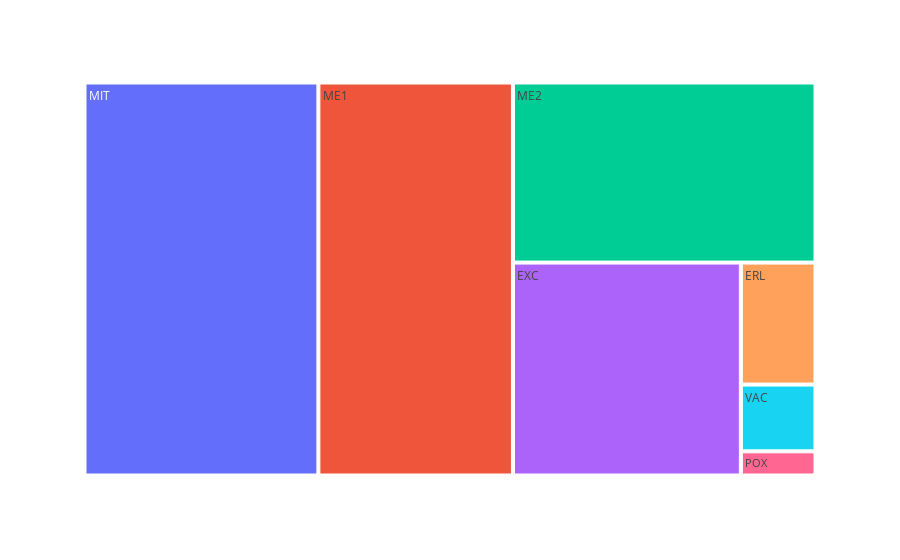

Notebook source saved alongside this figure:
### Code cell
px.treemap(df_x, path=['class_protein_localization'], values='PC1')

### Figure 1 — Plotly figure (JSON) as saved in the notebook; plotly's stock layout.template omitted (floating-point values rounded to 4 significant figures)
{"data": [{"branchvalues": "total", "domain": {"x": [0, 1], "y": [0, 1]}, "hovertemplate": "labels=%{label}<br>PC1=%{value}<br>parent=%{parent}<br>id=%{id}<extra></extra>", "ids": ["CYT", "ERL", "EXC", "ME1", "ME2", "ME3", "MIT", "NUC", "POX", "VAC"], "labels": ["CYT", "ERL", "EXC", "ME1", "ME2", "ME3", "MIT", "NUC", "POX", "VAC"], "name": "", "parents": ["", "", "", "", "", "", "", "", "", ""], "type": "treemap", "values": [-21.04, 2.05, 10.92, 17.21, 12.26, -8.492, 20.69, -35.14, 0.4062, 1.122]}], "layout": {"legend": {"tracegroupgap": 0}, "margin": {"t": 60}}}
